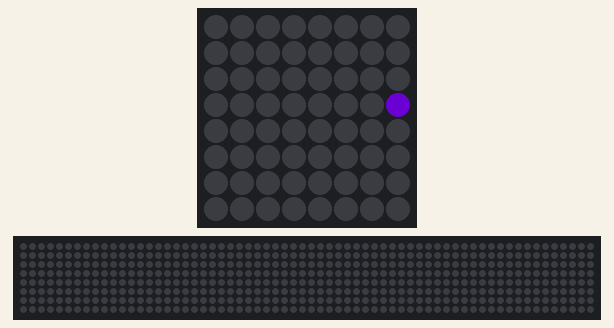
Recording of a program running on a simulated Raspberry Pi (BCM pin numbers) with a Sense HAT. On the bench: the Sense HAT's 8×8 RGB LED matrix, a strip that is not on the board, showing the scrolling text unrolled. Dim RGB values are drawn brighter than linear; random numbers come from a fixed seed; the 64×8 strip is a reading aid, not a part: it shows the text the matrix is scrolling, unrolled, one strip-width of it at a time; what the program prints to the terminal is not drawn. At 10.0 s the program stops and its outputs stay as they are.

Above: at 0.17 s.
At 1.37 s:
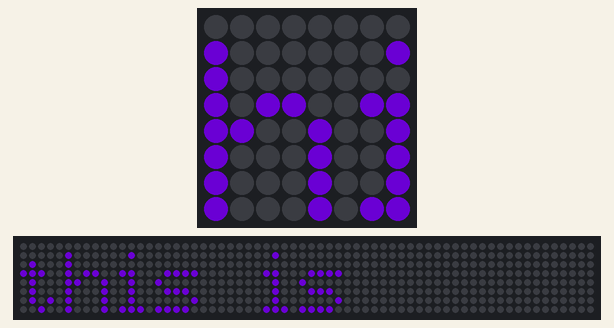
At 2.58 s:
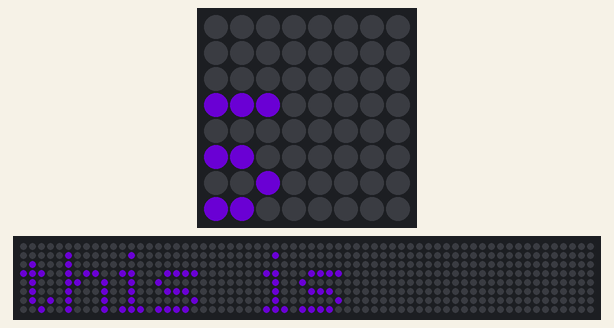
At 5.0 s:
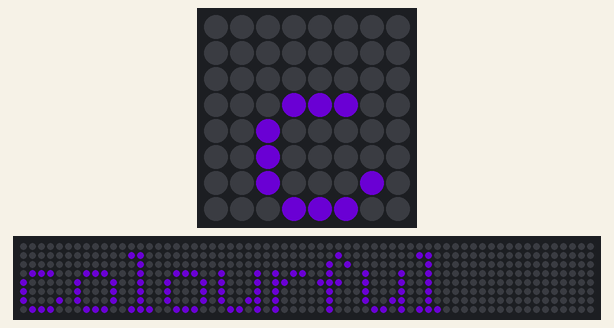
At 7.42 s:
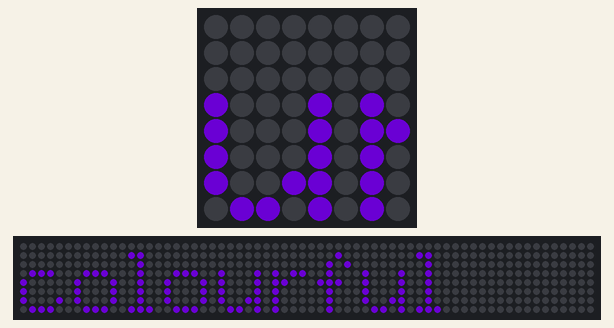
At 9.93 s:
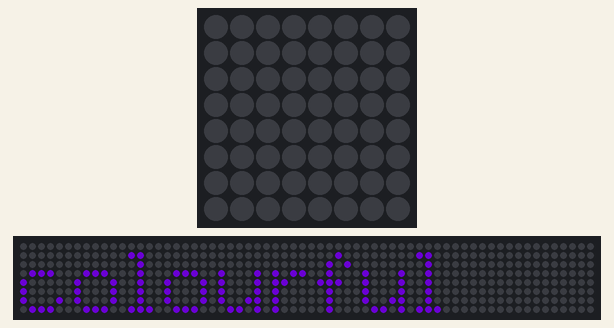

The program:

hat_test1-1.py
```python
#sense hat test 1.1
from sense_emu import SenseHat
from random import randint
sense = SenseHat()

r=randint(0,255)
g=randint(0,255)
b=randint(0,255)

sense.set_pixel(0,0,r,g,b)

#display color


# define scoll speed
sense.scroll_speed = 15

#send message
sense.show_message("this is colourful", text_colour=(r,g,b))
print r,g,b
```
